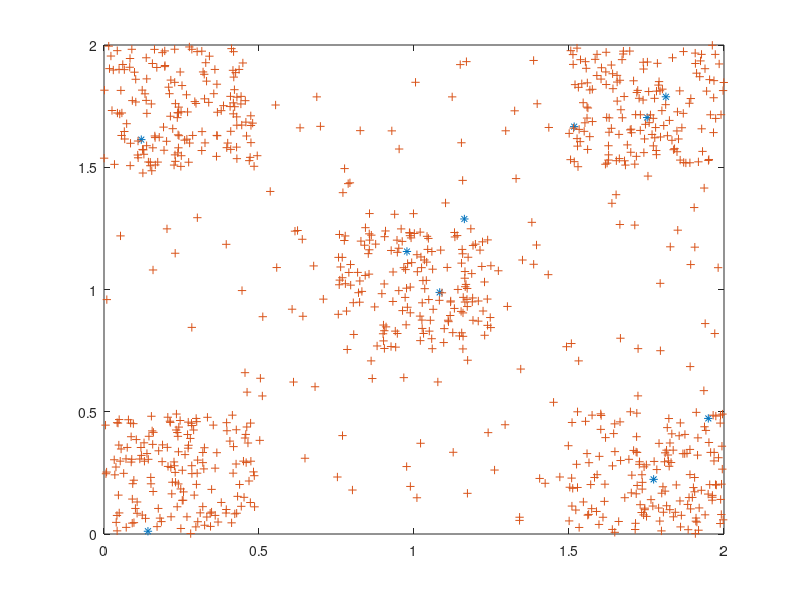

The MATLAB script that drew this image:
centers  = load ("KMeans_Centers.txt");
clusters = load("KMeans_Clusters.txt");
plot (centers (:,1), centers (:,2),'*',clusters(:,1),clusters(:,2),'+');



